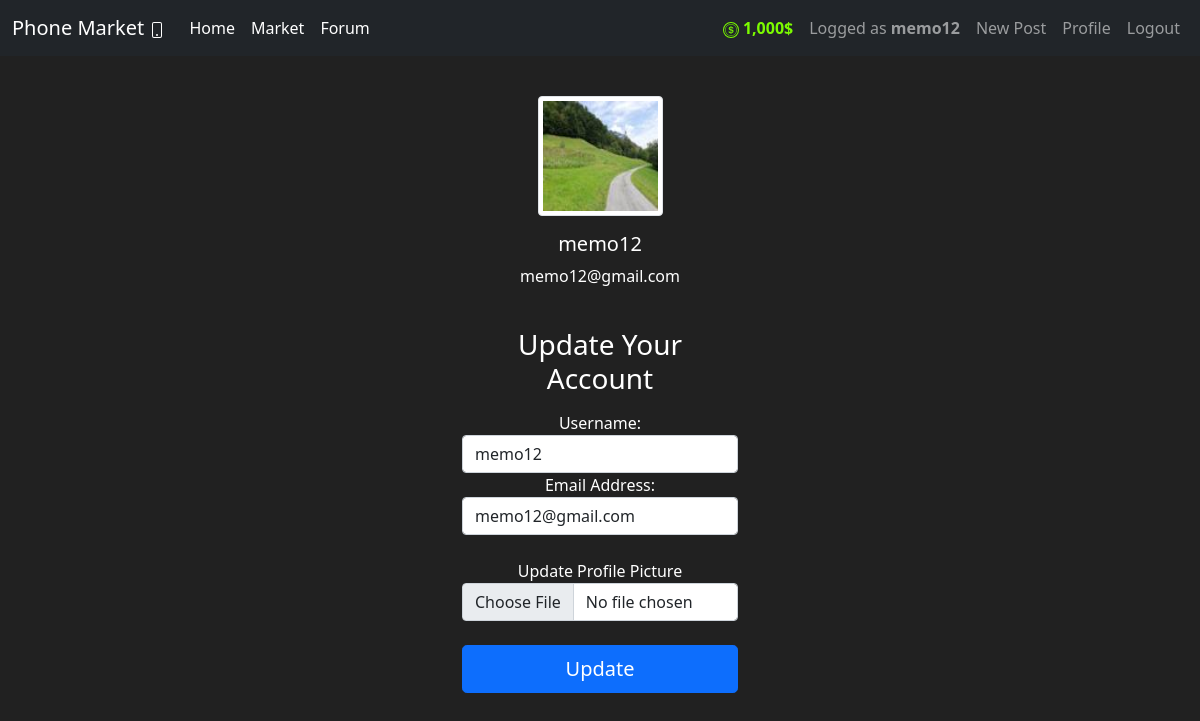
/account (signed in), run on the app's committed database.
### market/models.py (models this page shows, shortened)
class User(db.Model, UserMixin):
    id = db.Column(db.Integer(), primary_key=True)
    username = db.Column(db.String(length=30), nullable=False, unique=True)
    email_address = db.Column(db.String(length=50), nullable=False, unique=True)
    password_hash = db.Column(db.String(length=60), nullable=False)
    budget = db.Column(db.Integer(), nullable=False, default=1000)
    image_file = db.Column(db.Integer(), nullable=False, server_default='default-profile-pic.jpg')
    items = db.relationship('Item', backref='owned_user', lazy=True)
    posts = db.relationship('Post', backref='author', lazy=True)
    @property
    def prettier_budget(self):
        if len(str(self.budget)) >= 4:
            return f'{str(self.budget)[:-3]},{str(self.budget)[-3:]}$'
        return f'{self.budget}$'
    @property
    def password(self):
        return self.password

### market/routes.py (the view, shortened to what this page needs)
@app.route('/account', methods=['GET', 'POST'])
@login_required
def account_page():
    form = UpdateAccountForm()
    if form.picture.errors:
        for err_msg in form.picture.errors:
            flash(err_msg, category='danger')
    elif request.method == 'GET':
        form.username.data = current_user.username
        form.email_address.data = current_user.email_address
    image_file = url_for('static', filename=f'profile_pics/{current_user.image_file}')
    return render_template('account.html', image_file=image_file, form=form)

### market/forms.py (shortened to what this page needs)
class UpdateAccountForm(FlaskForm):
  username = StringField(label='Username:', validators=[Length(min=2, max=30), DataRequired()])
  email_address = StringField(label='Email Address:', validators=[Email(), DataRequired()])
  picture = FileField('Update Profile Picture', validators=[FileAllowed(['jpg', 'png'])])
  submit = SubmitField(label='Update')

### market/models.py (called while the page is built)
@login_manager.user_loader
def load_user(user_id):
    return User.query.get(int(user_id))

### market/templates/account.html (shortened to what this page needs)
{% extends 'base.html' %}
{% block content %}
<div class="container text-center w-25">
  <div class="media m-3">
      <img src="{{ image_file }}" alt="Profile Picture" class="img-thumbnail" style="height: 120px;width:125px;">
      <div class="media-body">
        <h5 class="mt-3">{{ current_user.username}}</h5>
        <p>{{ current_user.email_address }}</p>
      </div>
  </div>
  <br>
  <form method="POST" class="form-register" enctype="multipart/form-data">
    <h1 class="h3 mb-3 font-weight-normal">
      Update Your Account
    </h1>
    {{ form.username.label() }}
    {{ form.username(class="form-control", placeholder="Username") }}
    {{ form.email_address.label() }}
    {{ form.email_address(class="form-control", placeholder="Email Address") }}
    <br>
    {{ form.picture.label() }}
    {{ form.picture(class="form-control", type="file") }}
    <br>
    <div class="d-grid gap-2">
      {{ form.submit(class="btn btn-lg btn-primary") }}
    </div>
  </form>
</div>
{% endblock %}

### market/templates/base.html (shortened to what this page needs)
<!DOCTYPE html>
<html lang="en">
  <head>
    <link
      href="https://cdn.jsdelivr.net/npm/bootstrap@5.0.0-beta3/dist/css/bootstrap.min.css"
      rel="stylesheet"
    />
  </head>
  <body>
    <nav class="navbar navbar-expand-lg navbar-dark bg-dark">
      <div class="container-fluid">
        <a class="navbar-brand" href="{{ url_for('home_page') }}">
          Phone Market
        </a>
        <div class="collapse navbar-collapse" id="navbarSupportedContent">
          <ul class="navbar-nav me-auto mb-2 mb-lg-0">
            <li class="nav-item">
              <a class="nav-link active" aria-current="page" href="{{ url_for('home_page') }}">Home</a>
            </li>
            <li class="nav-item">
              <a class="nav-link active" aria-current="page" href="{{ url_for('market_page') }}">Market</a>
            </li>
            <li class="nav-item">
              <a class="nav-link active" aria-current="page" href="{{ url_for('forum_page') }}">Forum</a>
            </li>
          </ul>
          <ul class="navbar-nav mb-2 mb-lg-0">
            {% if current_user.is_authenticated %}
            <li class="nav-item">
              <a class="nav-link" style="color: lawngreen; font-weight: bold;">
                {{ current_user.prettier_budget }}
              </a>
            </li>
            <li class="nav-item">
              <a class="nav-link" href="{{ url_for('account_page') }}">
                Logged as <strong>{{ current_user.username }}</strong>
              </a>
            </li>
            <li class="nav-item">
              <a class="nav-link" href="{{ url_for('new_post') }}">New Post</a>
            </li>
            <li class="nav-item">
              <a class="nav-link" href="{{ url_for('account_page') }}">Profile</a>
            </li>
            <li class="nav-item">
              <a class="nav-link" href="{{ url_for('logout_page') }}">Logout</a>
            </li>
            {% endif %}
          </ul>
        </div>
      </div>
    </nav>
    <br>
    {% block content %}
    {% endblock %}
  </body>
</html>

### market/templates/base.html (style rules this page uses)
body { background-color: #212121; color: white; }

### data on the page
User: prettier_budget "1,000$", username "memo12", email_address "memo12@gmail.com"
